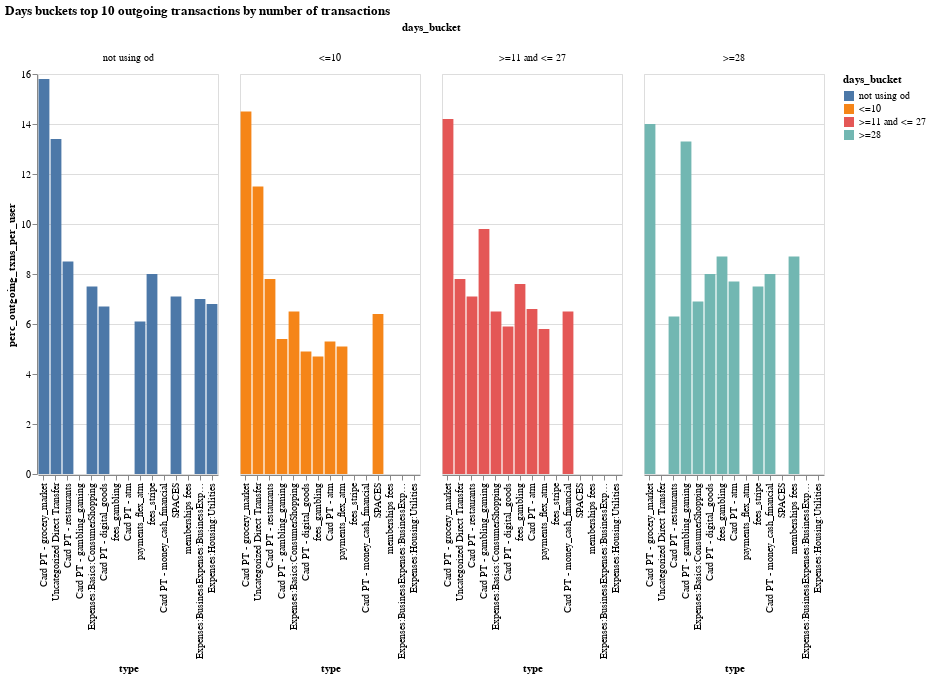

Notebook cell for this chart:
### Markdown cell above
When it comes to the number of transactions, we can see that:
- For all groups, the most frequent transaction category is grocery market card transactions, ranging between 14% and 15.8%.
- Users who use the overdraft product for more than 11 days have gambling card transactions, gambling fees, money cash financial and ATM in the top 10 categories, whereas users who don't use overdraft don't have these categories in their top 10 (you can find a list of the top 10 merchants for gambling and money cash financial in [our annex](#section4))
- Users that either don't use overdraft or use it for less than 10 days have outgoing spaces transactions in their top 10, which is not the case for the remaining groups.

### Code cell
af.column_multi(
    top_10_out_txns_df[top_10_out_txns_df["label"] == "days n outgoing txns"],
    "days_bucket",
    "type",
    "perc_outgoing_txns_per_user",
    "days_bucket",
    180,
    400,
    "-y",
).properties(
    title="Days buckets top 10 outgoing transactions by number of transactions"
)

### Figure 1 — Vega-Lite specification as saved in the notebook (floating-point values rounded to 4 significant figures)
{"config": {"view": {"continuousWidth": 400, "continuousHeight": 300}}, "data": {"name": "data-35d7483e326274771e34ea191c0b7286"}, "mark": "bar", "encoding": {"color": {"field": "days_bucket", "type": "nominal"}, "column": {"field": "days_bucket", "type": "nominal"}, "tooltip": {"field": "perc_outgoing_txns_per_user", "type": "quantitative"}, "x": {"field": "type", "sort": "-y", "type": "nominal"}, "y": {"field": "perc_outgoing_txns_per_user", "type": "quantitative"}}, "height": 400, "title": "Days buckets top 10 outgoing transactions by number of transactions", "width": 180, "$schema": "https://vega.github.io/schema/vega-lite/v4.17.0.json", "datasets": {"data-35d7483e326274771e34ea191c0b7286": [{"label": "days n outgoing txns", "usage_buckets": "All usage buckets", "days_bucket": " not using od", "type": "Uncategorized Direct Transfer", "perc_outgoing_txns_per_user": 13.4, "perc_outgoing_txn_volume_per_user": 20.4, "tnxs_rn": 2, "tnx_volume_rn": 1}, {"label": "days n outgoing txns", "usage_buckets": "All usage buckets", "days_bucket": " not using od", "type": "SPACES", "perc_outgoing_txns_per_user": 7.1, "perc_outgoing_txn_volume_per_user": 19.4, "tnxs_rn": 6, "tnx_volume_rn": 2}, {"label": "days n outgoing txns", "usage_buckets": "All usage buckets", "days_bucket": " not using od", "type": "Expenses:BusinessExpenses:BusinessExpenses", "perc_outgoing_txns_per_user": 7.0, "perc_outgoing_txn_volume_per_user": 11.5, "tnxs_rn": 7, "tnx_volume_rn": 6}, {"label": "days n outgoing txns", "usage_buckets": "All usage buckets", "days_bucket": " not using od", "type": "Expenses:Housing:Utilities", "perc_outgoing_txns_per_user": 6.8, "perc_outgoing_txn_volume_per_user": 8.7, "tnxs_rn": 8, "tnx_volume_rn": 11}, {"label": "days n outgoing txns", "usage_buckets": "All usage buckets", "days_bucket": " not using od", "type": "Card PT - grocery_market", "perc_outgoing_txns_per_user": 15.8, "perc_outgoing_txn_volume_per_user": 7.3, "tnxs_rn": 1, "tnx_volume_rn": 13}, {"label": "days n outgoing txns", "usage_buckets": "All usage buckets", "days_bucket": " not using od", "type": "Expenses:Basics:ConsumerShopping", "perc_outgoing_txns_per_user": 7.5, "perc_outgoing_txn_volume_per_user": 5.7, "tnxs_rn": 5, "tnx_volume_rn": 17}, {"label": "days n outgoing txns", "usage_buckets": "All usage buckets", "days_bucket": " not using od", "type": "Card PT - restaurants", "perc_outgoing_txns_per_user": 8.5, "perc_outgoing_txn_volume_per_user": 4.2, "tnxs_rn": 3, "tnx_volume_rn": 23}, {"label": "days n outgoing txns", "usage_buckets": "All usage buckets", "days_bucket": " not using od", "type": "Card PT - digital_goods", "perc_outgoing_txns_per_user": 6.7, "perc_outgoing_txn_volume_per_user": 2.3, "tnxs_rn": 9, "tnx_volume_rn": 37}, {"label": "days n outgoing txns", "usage_buckets": "All usage buckets", "days_bucket": " not using od", "type": "fees_stripe", "perc_outgoing_txns_per_user": 8.0, "perc_outgoing_txn_volume_per_user": 0.7, "tnxs_rn": 4, "tnx_volume_rn": 72}, {"label": "days n outgoing txns", "usage_buckets": "All usage buckets", "days_bucket": " not using od", "type": "payments_flex_atm", "perc_outgoing_txns_per_user": 6.1, "perc_outgoing_txn_volume_per_user": 0.2, "tnxs_rn": 10, "tnx_volume_rn": 80}, {"label": "days n outgoing txns", "usage_buckets": "All usage buckets", "days_bucket": "<=10", "type": "SPACES", "perc_outgoing_txns_per_user": 6.4, "perc_outgoing_txn_volume_per_user": 16.8, "tnxs_rn": 5, "tnx_volume_rn": 1}, {"label": "days n outgoing txns", "usage_buckets": "All usage buckets", "days_bucket": "<=10", "type": "Uncategorized Direct Transfer", "perc_outgoing_txns_per_user": 11.5, "perc_outgoing_txn_volume_per_user": 16.1, "tnxs_rn": 2, "tnx_volume_rn": 2}, {"label": "days n outgoing txns", "usage_buckets": "All usage buckets", "days_bucket": "<=10", "type": "Card PT - atm", "perc_outgoing_txns_per_user": 5.3, "perc_outgoing_txn_volume_per_user": 9.0, "tnxs_rn": 7, "tnx_volume_rn": 6}, {"label": "days n outgoing txns", "usage_buckets": "All usage buckets", "days_bucket": "<=10", "type": "Card PT - grocery_market", "perc_outgoing_txns_per_user": 14.5, "perc_outgoing_txn_volume_per_user": 6.8, "tnxs_rn": 1, "tnx_volume_rn": 12}, {"label": "days n outgoing txns", "usage_buckets": "All usage buckets", "days_bucket": "<=10", "type": "Expenses:Basics:ConsumerShopping", "perc_outgoing_txns_per_user": 6.5, "perc_outgoing_txn_volume_per_user": 5.5, "tnxs_rn": 4, "tnx_volume_rn": 15}, {"label": "days n outgoing txns", "usage_buckets": "All usage buckets", "days_bucket": "<=10", "type": "Card PT - restaurants", "perc_outgoing_txns_per_user": 7.8, "perc_outgoing_txn_volume_per_user": 3.8, "tnxs_rn": 3, "tnx_volume_rn": 17}, {"label": "days n outgoing txns", "usage_buckets": "All usage buckets", "days_bucket": "<=10", "type": "Card PT - gambling_gaming", "perc_outgoing_txns_per_user": 5.4, "perc_outgoing_txn_volume_per_user": 3.7, "tnxs_rn": 6, "tnx_volume_rn": 18}, {"label": "days n outgoing txns", "usage_buckets": "All usage buckets", "days_bucket": "<=10", "type": "Card PT - digital_goods", "perc_outgoing_txns_per_user": 4.9, "perc_outgoing_txn_volume_per_user": 1.6, "tnxs_rn": 9, "tnx_volume_rn": 45}, {"label": "days n outgoing txns", "usage_buckets": "All usage buckets", "days_bucket": "<=10", "type": "payments_flex_atm", "perc_outgoing_txns_per_user": 5.1, "perc_outgoing_txn_volume_per_user": 0.2, "tnxs_rn": 8, "tnx_volume_rn": 80}, {"label": "days n outgoing txns", "usage_buckets": "All usage buckets", "days_bucket": "<=10", "type": "fees_gambling", "perc_outgoing_txns_per_user": 4.7, "perc_outgoing_txn_volume_per_user": 0.1, "tnxs_rn": 10, "tnx_volume_rn": 82}, {"label": "days n outgoing txns", "usage_buckets": "All usage buckets", "days_bucket": ">=11 and <= 27", "type": "Card PT - money_cash_financial", "perc_outgoing_txns_per_user": 6.5, "perc_outgoing_txn_volume_per_user": 12.4, "tnxs_rn": 8, "tnx_volume_rn": 2}, {"label": "days n outgoing txns", "usage_buckets": "All usage buckets", "days_bucket": ">=11 and <= 27", "type": "Card PT - atm", "perc_outgoing_txns_per_user": 6.6, "perc_outgoing_txn_volume_per_user": 12.2, "tnxs_rn": 6, "tnx_volume_rn": 3}, {"label": "days n outgoing txns", "usage_buckets": "All usage buckets", "days_bucket": ">=11 and <= 27", "type": "Uncategorized Direct Transfer", "perc_outgoing_txns_per_user": 7.8, "perc_outgoing_txn_volume_per_user": 11.0, "tnxs_rn": 3, "tnx_volume_rn": 5}, {"label": "days n outgoing txns", "usage_buckets": "All usage buckets", "days_bucket": ">=11 and <= 27", "type": "Card PT - gambling_gaming", "perc_outgoing_txns_per_user": 9.8, "perc_outgoing_txn_volume_per_user": 8.4, "tnxs_rn": 2, "tnx_volume_rn": 9}, {"label": "days n outgoing txns", "usage_buckets": "All usage buckets", "days_bucket": ">=11 and <= 27", "type": "Card PT - grocery_market", "perc_outgoing_txns_per_user": 14.2, "perc_outgoing_txn_volume_per_user": 6.6, "tnxs_rn": 1, "tnx_volume_rn": 14}, {"label": "days n outgoing txns", "usage_buckets": "All usage buckets", "days_bucket": ">=11 and <= 27", "type": "Expenses:Basics:ConsumerShopping", "perc_outgoing_txns_per_user": 6.5, "perc_outgoing_txn_volume_per_user": 6.2, "tnxs_rn": 7, "tnx_volume_rn": 15}, {"label": "days n outgoing txns", "usage_buckets": "All usage buckets", "days_bucket": ">=11 and <= 27", "type": "Card PT - restaurants", "perc_outgoing_txns_per_user": 7.1, "perc_outgoing_txn_volume_per_user": 3.8, "tnxs_rn": 5, "tnx_volume_rn": 21}, {"label": "days n outgoing txns", "usage_buckets": "All usage buckets", "days_bucket": ">=11 and <= 27", "type": "Card PT - digital_goods", "perc_outgoing_txns_per_user": 5.9, "perc_outgoing_txn_volume_per_user": 2.1, "tnxs_rn": 9, "tnx_volume_rn": 42}, {"label": "days n outgoing txns", "usage_buckets": "All usage buckets", "days_bucket": ">=11 and <= 27", "type": "fees_gambling", "perc_outgoing_txns_per_user": 7.6, "perc_outgoing_txn_volume_per_user": 0.3, "tnxs_rn": 4, "tnx_volume_rn": 79}, {"label": "days n outgoing txns", "usage_buckets": "All usage buckets", "days_bucket": ">=11 and <= 27", "type": "payments_flex_atm", "perc_outgoing_txns_per_user": 5.8, "perc_outgoing_txn_volume_per_user": 0.2, "tnxs_rn": 10, "tnx_volume_rn": 83}, {"label": "days n outgoing txns", "usage_buckets": "All usage buckets", "days_bucket": ">=28", "type": "Card PT - money_cash_financial", "perc_outgoing_txns_per_user": 8.0, "perc_outgoing_txn_volume_per_user": 15.4, "tnxs_rn": 6, "tnx_volume_rn": 1}, {"label": "days n outgoing txns", "usage_buckets": "All usage buckets", "days_bucket": ">=28", "type": "Card PT - atm", "perc_outgoing_txns_per_user": 7.7, "perc_outgoing_txn_volume_per_user": 14.4, "tnxs_rn": 7, "tnx_volume_rn": 3}, {"label": "days n outgoing txns", "usage_buckets": "All usage buckets", "days_bucket": ">=28", "type": "Card PT - gambling_gaming", "perc_outgoing_txns_per_user": 13.3, "perc_outgoing_txn_volume_per_user": 11.7, "tnxs_rn": 2, "tnx_volume_rn": 4}, {"label": "days n outgoing txns", "usage_buckets": "All usage buckets", "days_bucket": ">=28", "type": "Expenses:Basics:ConsumerShopping", "perc_outgoing_txns_per_user": 6.9, "perc_outgoing_txn_volume_per_user": 7.4, "tnxs_rn": 9, "tnx_volume_rn": 15}, {"label": "days n outgoing txns", "usage_buckets": "All usage buckets", "days_bucket": ">=28", "type": "Card PT - grocery_market", "perc_outgoing_txns_per_user": 14.0, "perc_outgoing_txn_volume_per_user": 7.0, "tnxs_rn": 1, "tnx_volume_rn": 17}, {"label": "days n outgoing txns", "usage_buckets": "All usage buckets", "days_bucket": ">=28", "type": "memberships fees", "perc_outgoing_txns_per_user": 8.7, "perc_outgoing_txn_volume_per_user": 4.3, "tnxs_rn": 4, "tnx_volume_rn": 22}, {"label": "days n outgoing txns", "usage_buckets": "All usage buckets", "days_bucket": ">=28", "type": "Card PT - restaurants", "perc_outgoing_txns_per_user": 6.3, "perc_outgoing_txn_volume_per_user": 3.6, "tnxs_rn": 10, "tnx_volume_rn": 32}, {"label": "days n outgoing txns", "usage_buckets": "All usage buckets", "days_bucket": ">=28", "type": "Card PT - digital_goods", "perc_outgoing_txns_per_user": 8.0, "perc_outgoing_txn_volume_per_user": 3.3, "tnxs_rn": 5, "tnx_volume_rn": 33}, {"label": "days n outgoing txns", "usage_buckets": "All usage buckets", "days_bucket": ">=28", "type": "fees_stripe", "perc_outgoing_txns_per_user": 7.5, "perc_outgoing_txn_volume_per_user": 0.6, "tnxs_rn": 8, "tnx_volume_rn": 70}, {"label": "days n outgoing txns", "usage_buckets": "All usage buckets", "days_bucket": ">=28", "type": "fees_gambling", "perc_outgoing_txns_per_user": 8.7, "perc_outgoing_txn_volume_per_user": 0.3, "tnxs_rn": 3, "tnx_volume_rn": 79}]}}
